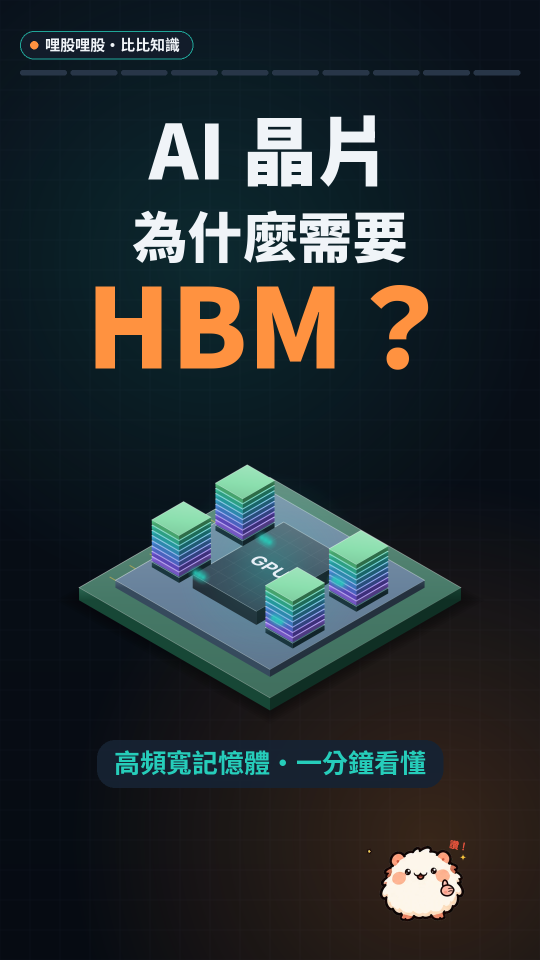
#> input picture docs/marketing/videos/2026-10-18-hbm_bibi/hbm_bibi_cover.png, 1080 x 1920 px (shown at 1/2 size)
$ python -i render_hbm.py   (imports and definitions only)
#> lines starting #> are read from the running program, lines starting #| are printed output that depends on the picture
"""短影音「AI 晶片為什麼需要 HBM？」渲染器（直式 1080×1920、30fps、cairo＋PIL 逐格算圖＋ffmpeg，不掉格）。

Andy 2026-10-18 規則（docs/marketing/videos/video_rules_1018.md）：
  · 比比是小助手、不說話、不出對話泡泡；畫面占比小（左下角約 180px 寬），內容優先。
  · 圖表 2.5D（等角／斜視角、有厚度、上亮側暗的光影、柔和陰影與光暈），用 cairo 畫（有反鋸齒、漸層）。
  · 自製圖表不加外框，直接畫在深色背景上（參考範例片 reference_cowos_short/analysis.md）。
  · 一段一張圖、圖跟著配音逐步長出來；一句一張字幕卡；上方進度條；頁腳固定「非投資建議＋數字說明」。
  · 配音 MeloTTS（voice_melo/S01.wav…），時間軸由配音長度決定；MeloTTS 沒有逐字時間，
    句內的字幕切換與「講到某個詞時圖長出來」用字數比例推算（標點算停頓）。

版面（由上到下，彼此不相交；每幀登記外框做兩兩重疊檢查，layout_rules.md）：
  品牌膠囊／頁碼 60–118 ｜ 進度條 140–150 ｜ 大字 172–262 ｜ 副標 282–326
  圖解區 372–1410（不加框）｜ 比比（左，x 20–310）＋字幕卡（右，x 330–1040）1440–1700 ｜ 頁腳 1716–1790

用法（repo 根目錄）：
    python docs/marketing/videos/2026-10-18-hbm_bibi/render_hbm.py               # 出片＋overlap_report.md＋srt
    python docs/marketing/videos/2026-10-18-hbm_bibi/render_hbm.py --frames 3,12.5  # 只輸出這幾秒的單格
    python docs/marketing/videos/2026-10-18-hbm_bibi/render_hbm.py --cover          # 封面
環境變數 HBM_SCR：中間產物（抽格、配樂、混音）所在的 scratchpad；HBM_FONT_DIR：字型資料夾。
"""
from __future__ import annotations

import argparse
import json
import math
import multiprocessing as mp
import os
import re
import subprocess
import sys
import wave
from functools import lru_cache
from pathlib import Path

import cairo
import numpy as np
from PIL import Image, ImageDraw, ImageFont

HERE = Path(__file__).resolve().parent
REPO = HERE.parents[3]
LIB = REPO / "docs" / "anim" / "bibi_library"
SCR = Path(os.environ.get("HBM_SCR", "/tmp/claude-0/-home-user-tw-rotation/3d7a42eb-0e07-50fa-8c50-cf31c62d682f/scratchpad/hbm"))
FD = Path(os.environ.get("HBM_FONT_DIR", "/tmp/claude-0/-home-user-tw-rotation/3d7a42eb-0e07-50fa-8c50-cf31c62d682f/scratchpad/font"))
F_ROUND = str(FD / "jf-openhuninn-2.1.ttf")        # 粉圓（OFL）
F_BOLD = str(FD / "NotoSansTC-Bold.ttf")
F_BLACK = str(FD / "NotoSansTC-Black.ttf")
F_MED = str(FD / "NotoSansTC-Medium.ttf")
VDIR = Path(os.environ.get("HBM_VDIR", str(HERE / "voice_melo")))
SCRIPT = HERE / "melo_script.json"
OUT_BASE = "hbm_bibi_9x16"

W, H, FPS = 1080, 1920, 30

# 配色（深色底，參考範例片：深藍黑＋青綠＋橘＋紫）
BG_TOP = (9, 16, 26)
BG_BOT = (6, 11, 18)
TXT = (240, 244, 248)
MUTED = (150, 166, 186)
DIM = (110, 124, 142)
TEAL = (38, 205, 186)
ORANGE = (255, 146, 64)
PURPLE = (132, 98, 246)
BLUE = (64, 140, 255)
RED = (255, 92, 92)
GOLD = (246, 196, 72)
SLATE = (92, 108, 132)
CHIP = (44, 52, 66)
GREEN = (52, 199, 120)

G = (40, 372, 1040, 1410)          # 圖解區
CARD = (330, 1462, 1040, 1676)     # 字幕卡
BIBI_SIZE = 300
BIBI_FOOT = (152, 1690)
FOOT_Y = 1716
PAD = 6


# ───────────────────────── 小工具 ─────────────────────────
@lru_cache(maxsize=128)
def font(path, size):
    return ImageFont.truetype(path, size)


def clamp(x, a=0.0, b=1.0):
    return a if x < a else b if x > b else x


def ease_out(x):
    x = clamp(x)
    return 1 - (1 - x) ** 3


def ease_io(x):
    x = clamp(x)
    return x * x * (3 - 2 * x)


def back_out(x, s=1.7):
    x = clamp(x) - 1
    return x * x * ((s + 1) * x + s) + 1


def lerp(a, b, t):
    return a + (b - a) * t


def ap(t, t0, dur=0.45):
    """t0 起 dur 秒內 0→1（ease_out）。"""
    return ease_out((t - t0) / dur)


def tsize(f, s):
    b = f.getbbox(s)
    return b[2] - b[0], b[3] - b[1], b


def light(c, k):
    return tuple(min(255, int(v + (255 - v) * k)) for v in c)


def dark(c, k):
    return tuple(max(0, int(v * (1 - k))) for v in c)


# ───────────────────────── 外框登記（重疊檢查） ─────────────────────────
class Reg:
    def __init__(self):
        self.items = []
        self.text_issues = []

    # [75 lines left out: functions add, text_in, overlaps, char_w, wav_info, pauses, not called in this run]


class Line:
    """一句配音。MeloTTS 沒有逐字時間：先用字數比例（標點算停頓）估每個字的時間，
    再把音檔裡偵測到的句內停頓對到最近的標點，當成校正點（分段線性內插）。"""

    # [35 lines left out: function __init__, not called in this run]

    @property
    def end(self):
        return self.start + self.speech

    def frac_t(self, k):
        return self.start + float(np.interp(self.cum[min(k, len(self.cum) - 1)], self.kf, self.kt))

    # [9 lines left out: function at, not called in this run]


DISP = [("一千零二十四位元", " 1024 位元"), ("兩千零四十八位元", " 2048 位元"), ("二零一三年", " 2013 年"),
        ("二零二四年", " 2024 年"), ("二零二五年", " 2025 年"), ("每秒一百二十八 GB", "每秒 128 GB"),
        ("每秒一點二 TB", "每秒 1.2 TB"), ("九倍", " 9 倍"), ("搜尋哩股哩股", "搜尋「哩股哩股」")]


# [36 lines left out: function chunks_of, not called in this run]


SCENES = [
    # (句子, 大字, 大字重點色字, 副標, 頁腳第二行)
    ("S01", "AI 晶片的瓶頸在哪？", "瓶頸", "運算單元 vs 記憶體頻寬", "示意圖，非實際比例"),
    ("S02", "HBM 是什麼？", "HBM", "High Bandwidth Memory・高頻寬記憶體", "示意圖：堆疊結構簡化，非實際比例"),
    ("S03", "記憶體牆", "記憶體牆", "頻寬跟不上，GPU 只能閒置等待", "示意圖：資料流與閒置為概念說明"),
    ("S04", "HBM vs GDDR／DDR", "HBM", "用超寬介面換取頻寬", "介面寬度：JEDEC 標準；其餘為相對比較"),
    ("S05", "HBM 規格演進", "規格演進", "單疊（stack）頻寬", "資料：JEDEC 標準、記憶體廠新聞稿；HBM4 為標準值"),
    ("S06", "應用場景", "應用", "AI 加速器・資料中心・HPC", "示意圖"),
    ("S07", "HBM 供應鏈分工", "供應鏈", "堆疊 → 基底晶片 → 先進封裝 → 測試", "依公開報導整理環節分工；列名不代表推薦"),
    ("S08", "HBM 的四項挑戰", "挑戰", "良率・成本・產能・散熱", "示意圖；不放良率、價格等數字"),
    ("S09", "重點總結", "總結", "以垂直堆疊與超寬介面換取頻寬", "示意圖"),
    ("S10", "下一集預告", "預告", "2.5D 先進封裝如何整合 HBM 與 GPU", "資料來源與查證說明見貼文"),
]
FOOT1 = "非投資建議｜數字為公開規格或推估"
DISCLAIMER = "本內容為公開資料整理，不構成任何投資建議；投資有風險，請自行判斷。"
T0, GAP = 0.6, 0.55
END_HOLD = 3.8

ACTS = {
    "S01": [("", "face_think_v2"), ("記憶體頻寬", "point_r_v2"), ("HBM", "face_thinking_bulb")],
    "S02": [("", "face_nod_v2"), ("垂直堆疊", "magnifier"), ("GPU", "point_ur_v2")],
    "S03": [("", "face_think_v2"), ("閒置", "face_sweat")],
    "S04": [("", "point_r_v2"), ("代價", "face_sweat")],
    "S05": [("", "point_ur_v2"), ("九倍", "wow"), ("HBM4", "surprise_jump")],
    "S06": [("", "face_nod_v2"), ("這些場景", "face_thumbs")],
    "S07": [("", "point_r_v2"), ("最後", "face_thinking_bulb"), ("封測廠", "face_nod_v2")],
    "S08": [("", "face_sweat"), ("高密度", "face_shock")],
    "S09": [("", "face_thinking_bulb"), ("關鍵元件", "face_thumbs")],
    "S10": [("", "invite_nod"), ("搜尋", "point_r_v2")],
}
ALT = {"wave": "face_nod_v2", "face_shock": "face_nod_v2", "face_nod_v2": "point_r_v2", "magnifier": "face_nod_v2",
       "point_ur_v2": "face_nod_v2", "face_think_v2": "face_nod_v2", "face_sweat": "face_nod_v2",
       "point_r_v2": "face_nod_v2", "wow": "face_nod_v2", "surprise_jump": "face_nod_v2", "face_thumbs": "face_nod_v2",
       "face_thinking_bulb": "face_nod_v2", "invite_nod": "face_nod_v2", "face_bow": "wave"}

LINES: dict[str, Line] = {}
SCENE_T: list[tuple] = []
SUBS: list[tuple] = []
ACT_TL: list[tuple] = []
TOTAL = 0.0
END_T = 0.0


# [86 lines left out: functions build_timeline, bibi_at, lib_lengths, bibi_frames, bibi_bbox, draw_bibi, not called in this run]


# ───────────────────────── 2.5D 繪圖（cairo） ─────────────────────────
class Proj:
    """iso：等角（x 往右下、y 往左下）；obl：斜視（x 往右、y 往右上縱深、z 往上）。"""

    def __init__(self, kind, ox, oy, s=1.0):
        self.kind, self.ox, self.oy, self.s = kind, ox, oy, s

    # [5 lines left out: function __call__, not called in this run]


class Ctx:
    """包住 cairo context：記錄圖解實際畫到的範圍（重疊檢查用），並提供 2.5D 元件。"""

    # [157 lines left out: functions __init__, track, poly, line, glow, lin and 4 more, not called in this run]


def rgb(c):
    return c[0] / 255, c[1] / 255, c[2] / 255


def rgba(c, a):
    return c[0] / 255, c[1] / 255, c[2] / 255, a


# ───────────────────────── 文字標籤（PIL，畫在 cairo 圖上面） ─────────────────────────
class Labels:
    def __init__(self):
        self.items = []

    def add(self, s, x, y, f, col, a=1.0, anchor="la", bg=None, pad=(18, 10), r=16):
        if a > 0.01:
            self.items.append((s, x, y, f, col, a, anchor, bg, pad, r))

    # [33 lines left out: functions box_of, draw, not called in this run]


# ───────────────────────── 共用圖元 ─────────────────────────
LAYER_COLS = [(150, 112, 250), (118, 92, 236), (96, 128, 246), (78, 150, 240), (60, 176, 222), (48, 196, 200),
              (58, 206, 170), (90, 210, 140), (150, 205, 110), (210, 190, 90), (240, 160, 80), (250, 128, 96)]


# [122 lines left out: functions hbm_stack, gpu_die, package, arrow, leader, sc_s01, not called in this run]


WHITE_RED = (255, 236, 236)


# [226 lines left out: functions sc_s02, sc_s03, bus, sc_s04, not called in this run]


BARS5 = [("HBM1", "2013", "4 層", 128, "128 GB/s"), ("HBM2", "2016", "4 層", 256, "256 GB/s"),
         ("HBM3", "2022", "8 層", 819, "819 GB/s"), ("HBM3E", "2024", "8～12 層", 1229, "約 1.2 TB/s"),
         ("HBM4", "2026", "12 層", 2048, "約 2 TB/s（標準）")]


# [62 lines left out: functions sc_s05, server_rack, not called in this run]


def tile_floor(g, pr, a, col):
    g.shadow(pr, 0, 0, 200, 200, a=0.45 * a, spread=18)
    g.box(pr, 0, 0, -14, 200, 200, 14, col, a, edge=0.25)


# [200 lines left out: functions sc_s06, sc_s07, sc_s08, sc_s09, sc_s10, not called in this run]


SCENE_FN = {"S01": sc_s01, "S02": sc_s02, "S03": sc_s03, "S04": sc_s04, "S05": sc_s05,
            "S06": sc_s06, "S07": sc_s07, "S08": sc_s08, "S09": sc_s09, "S10": sc_s10}


# ───────────────────────── 每格 ─────────────────────────
# [29 lines left out: function background, not called in this run]


# 字幕換行：自動找的斷點會把詞拆開（例：「一般」「台積電」），這幾句人工指定斷在詞界
MANUAL_BREAK = {
    "是把多層 DRAM 晶粒垂直堆疊": "是把多層 DRAM 晶粒",
    "底部是一顆負責控制的基底晶片": "底部是一顆",
    "HBM 用 1024 位元的超寬介面大幅提高頻寬": "HBM 用 1024 位元的超寬介面",
    "無法像 DDR 一樣用插槽擴充": "無法像 DDR 一樣",
    "HBM 目前集中在 AI 加速器、雲端資料中心與高效能運算": "HBM 目前集中在 AI 加速器、",
    "總結來說，HBM 以垂直堆疊與超寬介面換取頻寬": "總結來說，HBM 以",
    "是決定 AI 系統效能上限的關鍵元件": "是決定 AI 系統",
    "下一集，我們解析台積電的 CoWoS 先進封裝": "下一集，我們解析",
    "參數與中間資料必須在 GPU 與記憶體之間反覆搬移": "參數與中間資料必須在",
    "記憶體廠負責 DRAM 晶粒的堆疊與出廠測試": "記憶體廠負責 DRAM",
    "最後再透過台積電 CoWoS 等先進封裝與 GPU 整合": "最後再透過台積電 CoWoS",
    "高密度堆疊也讓散熱設計更加關鍵": "高密度堆疊也讓",
}


# [158 lines left out: functions wrap2, sub_card, disclaimer_card, top_bar, headline, footer, not called in this run]


def render(t):
    surf = cairo.ImageSurface(cairo.FORMAT_ARGB32, W, H)
    c = cairo.Context(surf)
    background(c, t)
    reg = Reg()
    labels = Labels()
    g = Ctx(c, dy=math.sin(t * 1.7) * 6)
    cur = None
    for (sc, s0, s1) in SCENE_T:
        if s0 <= t < s1:
            cur = (sc, s0, s1)
    sc, s0, s1 = cur
    sid = sc[0]
    fin = 1.0 if s0 == 0 else clamp((t - s0) / 0.35)
    fout = clamp((s1 - t) / 0.3) if sid != "S10" else 1.0
    A = min(fin, fout)
    c.save()
    c.rectangle(G[0] - 30, G[1], G[2] - G[0] + 60, G[3] - G[1])
    c.clip()
    c.translate(0, g.dy)
    SCENE_FN[sid](g, labels, t, A)
    c.restore()
    if g.ext is not None:
        e = g.ext
        if e[0] < G[0] - 30 - 0.5 or e[1] < G[1] - 0.5 or e[2] > G[2] + 30 + 0.5 or e[3] > G[3] + 0.5:
            reg.text_issues.append(f"圖解超出圖解區 {tuple(int(v) for v in e)}")
    surf.flush()
    arr = np.ndarray((H, surf.get_stride() // 4, 4), np.uint8, surf.get_data())[:, :W]
    cv = Image.fromarray(np.ascontiguousarray(arr[..., [2, 1, 0]]), "RGB").convert("RGBA")
    ov = Image.new("RGBA", (W, H), (0, 0, 0, 0))
    labels.draw(ov, reg, g)
    if g.ext is not None:
        e = g.ext
        reg.add("圖解", (max(e[0], 0), e[1], min(e[2], W), e[3]))
    idx = [x[0][0] for x in SCENE_T].index(sid)
    ln = LINES[sid]
    prog = idx + clamp((t - s0) / max(0.1, s1 - s0))
    top_bar(ov, reg, idx, prog)
    headline(ov, reg, sc[1], sc[2], sc[3], A)
    footer(ov, reg, sc[4], A)
    # 字幕卡：第一句開始前 0.15 秒出現，之後一直在（只換字）
    ca = clamp((t - (LINES["S01"].start - 0.3)) / 0.25)
    if t >= END_T:
        sub_card(ov, reg, "", ca, 0)
        disclaimer_card(ov, reg, clamp((t - END_T) / 0.3))
    else:
        txt, ta = "", 0.0
        for (s, a0, a1, sid2) in SUBS:
            if a0 - 0.05 <= t:
                txt, ta = s, clamp((t - a0 + 0.05) / 0.12)
        if t > ln.end and sid != "S10":
            ta *= clamp((s1 - 0.05 - t) / 0.2)
        sub_card(ov, reg, txt, ca, ta)
    cv.alpha_composite(ov)
    nm, bt = bibi_at(t)
    draw_bibi(cv, reg, nm, bt)
    return cv.convert("RGB"), reg


# ───────────────────────── 封面 ─────────────────────────
# [74 lines left out: functions make_cover, mix_audio, not called in this run]


def ts(x):
    ms = int(round(x * 1000))
    return f"{ms // 3600000:02d}:{ms // 60000 % 60:02d}:{ms // 1000 % 60:02d},{ms % 1000:03d}"


# [6 lines left out: function write_srt, not called in this run]


GRAPHIC_DESC = {
    "S01": "等角 2.5D 封裝（基板＋中介層＋GPU）；講到「運算單元」藍色長條長高；講到「記憶體頻寬」紅色短條＋「瓶頸」標籤；講到 HBM 時四疊 HBM 一層層落到 GPU 旁，頻寬條轉青綠長高「HBM 補上頻寬」",
    "S02": "等角大圖：DRAM 晶粒一層層出現（先分開）→「垂直堆疊」壓實 →「矽穿孔」金色 TSV 通道由下往上亮 →「底部」基底晶片 →「整疊」中介層＋封裝基板 →「與 GPU」GPU 落下＋資料光點 →「2.5D」金色標籤；左側一欄引線標註",
    "S03": "斜視 2.5D：左記憶體堆疊、右 GPU，中間通道上資料方塊流動；「運算速度」GPU 發光；「如果」通道中段變窄、資料在窄口前排隊；GPU 忙碌程度條由全速掉到閒置；「這就是」通道兩側長出磚牆；「記憶體牆（Memory Wall）」紅色標籤",
    "S04": "上半：2.5D 介面通道，寬度依位元數同比例（DDR5 模組 64 位元 vs HBM 每疊 1024 位元，細線＝每 64 位元，光點流動）＋「通道寬 16 倍」；下半：四列 2.5D 比較方塊（頻寬、每位元傳輸功耗、成本、容量擴充），青＝優點、橘＝代價",
    "S05": "斜視 2.5D 直條：HBM1 128 GB/s（2013、4 層）→ HBM2 256 → HBM3 819（2022、8 層）→ HBM3E 約 1.2 TB/s（2024、8～12 層）→ HBM4 約 2 TB/s（標準，2026 量產、12 層，虛線半透明）；金色弧線「約第一代的 9 倍以上」；「HBM4：介面加寬到 2048 位元」標籤",
    "S06": "三個等角場景依序浮出：AI 加速器（機櫃）、雲端資料中心（機櫃群）、高效能運算（晶片＋散熱鰭片）；「這些場景」中央 HBM 堆疊＋虛線連到三者，「頻寬需求遠高於一般運算」",
    "S07": "四步驟等角小圖由上而下：① DRAM 堆疊（記憶體廠：堆疊與出廠測試）② 晶圓＋基底晶片（HBM4 起部分交由晶圓代工）③ 中介層上 GPU＋HBM（先進封裝）④ 晶片＋綠色勾（封測廠最終測試）；公司名只在灰色小字「例：」",
    "S08": "2×2 等角卡：良率控制（12 層堆疊微晃＋紅光）、成本（金幣堆）、產能（廠房＋滿載燈號）、散熱（晶片紅光＋熱浪）",
    "S09": "紫色 2.5D 厚板「HBM ＝ 垂直堆疊 ＋ 超寬介面／AI 系統效能的關鍵元件」；下方 HBM→GPU 道路由 2 線道加寬到 6 線道、資料方塊流動，「介面越寬 ＝ 車道越多」「頻寬決定 AI 系統效能上限」",
    "S10": "CoWoS 樣式封裝等角圖緩慢漂浮＋光澤掃過；「下一集」標籤＋「CoWoS 先進封裝」；「搜尋」時 2.5D 橘色按鈕「搜尋「哩股哩股」」；配音結束後字幕卡換成免責聲明停 3.8 秒",
}


# [18 lines left out: function write_storyboard, not called in this run]


# ───────────────────────── 主程式 ─────────────────────────
def _work(i):
    t = i / FPS
    im, reg = render(t)
    return i, im.tobytes(), reg.overlaps(), reg.text_issues


# [69 lines left out: function main, not called in this run]


# [2 lines not run here, left out]

>>> import cv2
>>> picture = cv2.imread('hbm_bibi_cover.png', cv2.IMREAD_GRAYSCALE)
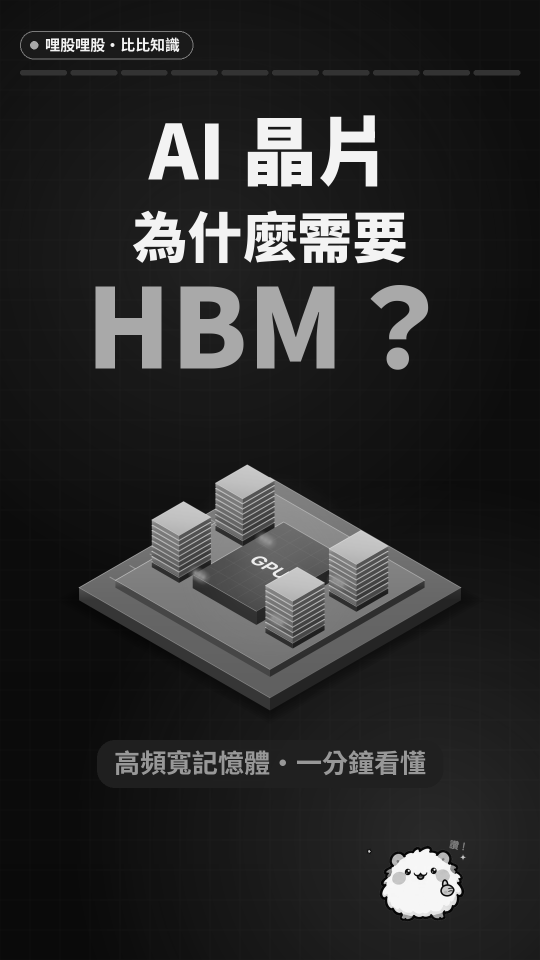
#> picture: shape (1920, 1080) (shown at 1/2 size); min 0, max 255, mean 43.4
>>> result = _work(picture)
#> (the run stopped early here; a loop or call above may not have finished)
